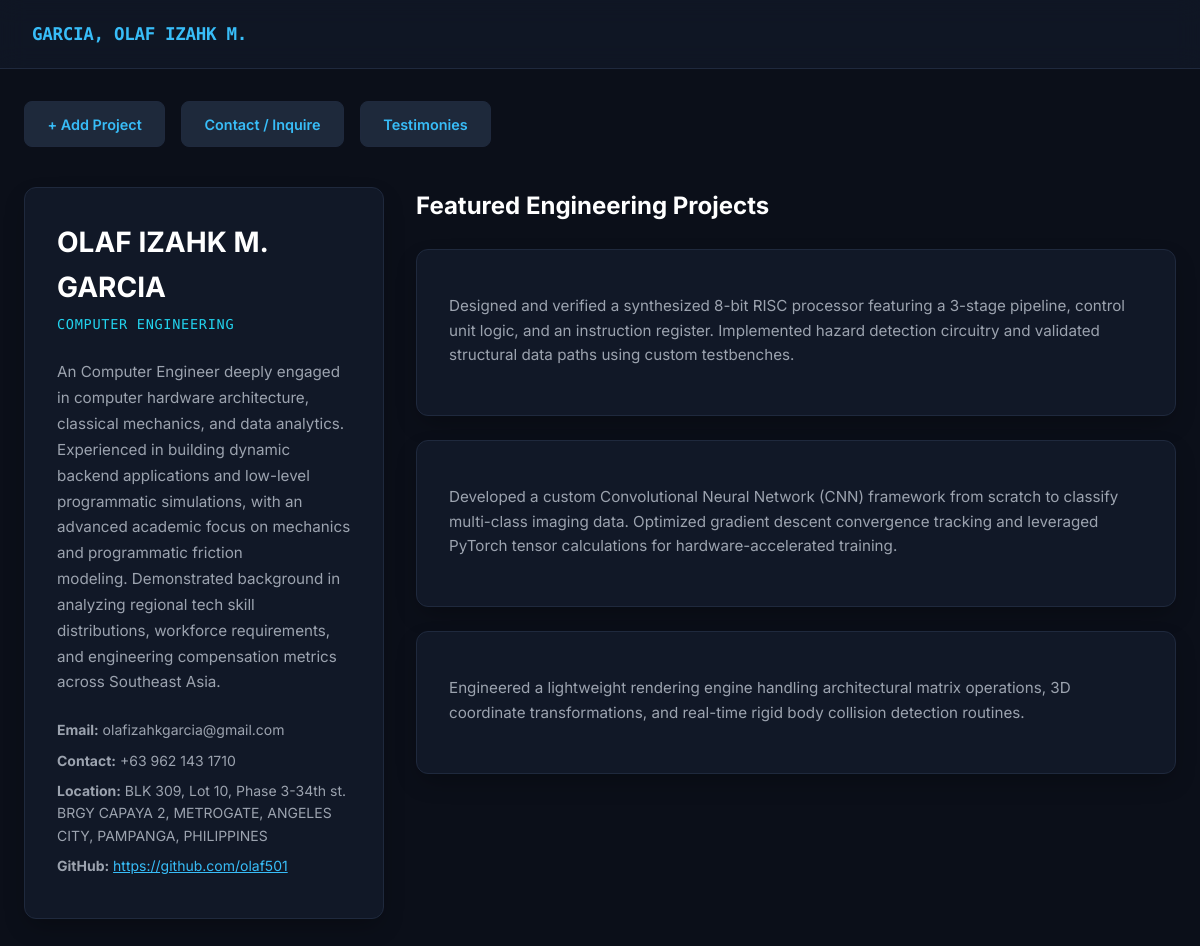
Before: / with the older database file.
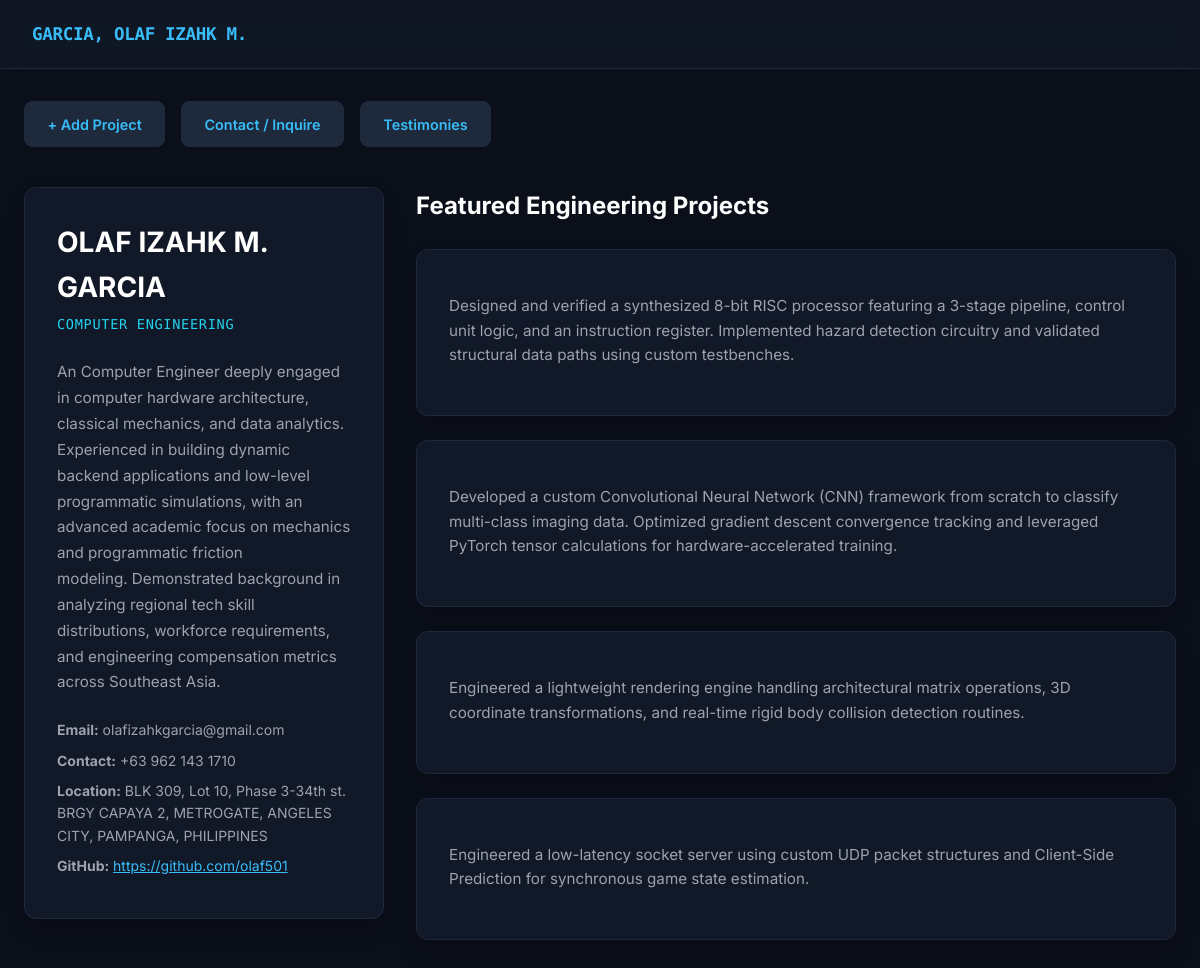
After: the same page with the newer database file.
### core/models.py (models this page shows, shortened)
class Project(models.Model):
    project_name = models.CharField(max_length=200)
    description = models.TextField()
    tech_stacks = models.ManyToManyField(TechStack, related_name='projects')
    link = models.URLField(blank=True, null=True)

### core/views.py (the view)
# urls.py: path('', views.project_list_view, name='project_list'),
def project_list_view(request):
    projects = Project.objects.all()
    personal_info = PersonalInformation.objects.first()
    context = {
        'projects': projects,
        'personal_info': personal_info
    }
    return render(request, 'Core/home.html', context)

### core/templates/Core/home.html (shortened to what this page needs)
<!DOCTYPE html>
<html lang="en">
<head>
</head>
<body>
    <header>
        <div class="header-container">
            <div class="logo">GARCIA, OLAF IZAHK M.</div>
        </div>
    </header>
    <main class="main-container">
        <div class="nav-actions">
            <a href="{% url 'add_project' %}" class="nav-btn">+ Add Project</a>
            <a href="{% url 'contact' %}" class="nav-btn">Contact / Inquire</a>
            <a href="{% url 'testimony_list' %}" class="nav-btn">Testimonies</a>
        </div>
        <div class="content-grid">
            <aside class="profile-panel">
                {% if personal_info %}
                    <h2 class="profile-name"> OLAF IZAHK M. GARCIA </h2>
                    <div class="profile-title">Computer Engineering</div>
                    <p class="profile-bio" style="white-space: pre-line;">An Computer Engineer deeply engaged in computer hardware architecture, classical mechanics, and data analytics.
                        Experienced in building dynamic backend applications and low-level programmatic simulations, with an advanced academic focus on mechanics and programmatic friction
                        modeling. Demonstrated background in analyzing regional tech skill distributions, workforce requirements, and engineering compensation metrics across Southeast Asia.
                    </p>
                    <div class="contact-info">
                        <p><strong>Email:</strong> olafizahkgarcia@gmail.com </p>
                        <p><strong>Contact:</strong> +63 962 143 1710 </p>
                        <p><strong>Location:</strong> BLK 309, Lot 10, Phase 3-34th st. BRGY CAPAYA 2, METROGATE, ANGELES CITY, PAMPANGA, PHILIPPINES </p>
                        <p><strong>GitHub:</strong> <a href="https://github.com" target="_blank" style="color: var(--accent-blue);">https://github.com/olaf501</a></p>
                    </div>
                {% else %}
                    <p>No profile information recorded.</p>
                {% endif %}
            </aside>
            <section>
                <h3 class="section-heading">Featured Engineering Projects</h3>
                <div class="projects-list">
                    {% for project in projects %}
                        <div class="project-card">
                            <p class="project-desc">{{ project.description }}</p>
                        </div>
                    {% empty %}
                        <p style="color: var(--text-muted);">No engineering projects listed yet.</p>
                    {% endfor %}
                </div>
            </section>
        </div>
    </main>
</body>
</html>

Changed rows visible on the page:
added Project: description "Engineered a low-latency socket server using custom UDP packet structures and Client-Side Prediction for synchronous game state estimation."
